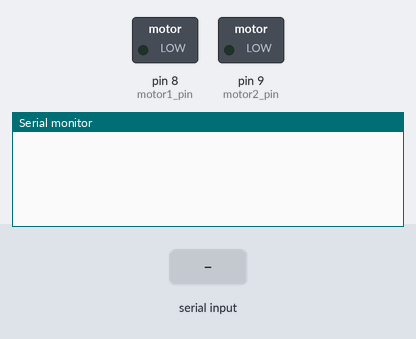
Bench run of a sketch on a simulated Arduino Mega 2560, built with avr-gcc and run on an emulated ATmega2560. Parts: switched loads named in the sketch (green lamp = pin HIGH), the last lines printed to the serial monitor. The inputs (shaded band) are chosen by the test bench.

Above: at 1.2 s.
1.3 s: "90,45,200\n" received over the second serial link
At 3.1 s:
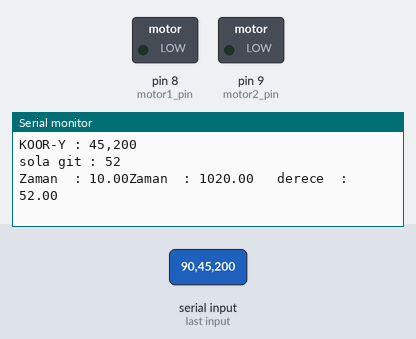
At 7.6 s:
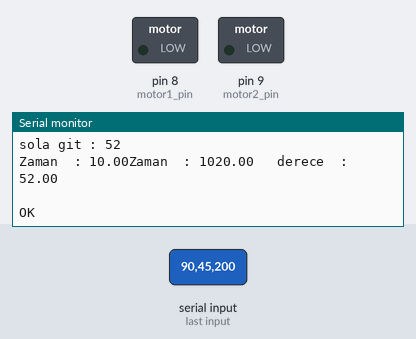

The sketch:

renkbul_servo.ino
```cpp
// (licence header left out)
#include <SoftwareSerial.h>
SoftwareSerial mySerial(10, 11); // RX, TX

#define motor1_pin         8  // 26 or 39. Any pin on the Arduino or Mega will work.
#define motor2_pin         9  // 26 or 39. Any pin on the Arduino or Mega will work.
float ham1;
float ham2;
float temp1;
float temp2;
int temp3;
float derece;
int motor1;
int motor2;
int potpin1 = 0;  // analog pin used to connect the potentiometer
int potpin2 = 1;
String seral="";
String Red="";
String Green="";
String Blue="";
String Topx="";
String Topy="";
int red=0;
int green=0;
int blue=0;
int topx=0;
int topy=0;


void startpos(){
  for (int i = 0; i <=3; i++) {
   digitalWrite (motor1_pin,HIGH);
 delayMicroseconds(1500);
 digitalWrite (motor1_pin,LOW);
 delay(20);
  }
  delay(500);
}
void degispos(){
  for (int i = 0; i <=3; i++) {
   digitalWrite (motor1_pin,HIGH);
 delayMicroseconds(temp1);
 digitalWrite (motor1_pin,LOW);
 delay(25);
  }

}

void motorayar(){
// ****************** 1. motor ayarı ***************************************

 //for (int i = 0; i <= 210; i=i+10) {
 //ham1=i;
 temp1=(2000000/200)*0.001;  // 2000usn /200 yapılarak her derece kaç usn eklenecek bulunur.
 Serial.print("Zaman  : ");Serial.print(temp1);
 temp1=ham1*temp1;

 temp1=500+temp1;  // servo high sinyali 0.99ms den büyük 2.01ms den küçük olmalı.
 Serial.print("Zaman  : ");Serial.print(temp1);
 Serial.print("   derece  : ");Serial.println(ham1);Serial.println(" ");
 degispos();
 //*****************  dönüş zamanını bitirdikten sonra home pozisyonuna dönecek ve kameradan yeni veri isteyecek. **************

 delay(1250);
// }

}


void hesapla(){
 //seri port gelen bilgi : 211,76,103,187,279-  sağda duran
 //                         217,70,83,319,277-   solda duran
// string to int int degisken=inString.toInt()
//*********************************************************************String ham0="211,76,103,300,279-";
// seri porttan gelen string datayı parçalayarak int şekline çevirir.
String ham0=seral;
int birbul = ham0.indexOf(',');

Red=ham0.substring(0,birbul);
Serial.print("KIRMIZI : ");Serial.println(Red);
int ikibul = ham0.indexOf(',',birbul+1);

Green=ham0.substring(birbul+1,ikibul);
Serial.print("YESiL : ");Serial.println(Green);
birbul=ham0.indexOf(',',ikibul+1);

Blue=ham0.substring(ikibul+1,birbul);
Serial.print("MAVi : ");Serial.println(Blue);
ikibul = ham0.indexOf(',',birbul+1);

Topx=ham0.substring(birbul+1,ikibul);
Serial.print("KOOR-X : ");Serial.println(Topx);
birbul=ham0.indexOf('-',ikibul+1);

Topy=ham0.substring(ikibul+1,birbul);
Serial.print("KOOR-Y : ");Serial.println(Topy);
red=Red.toInt();
green=Green.toInt();
blue=Blue.toInt();
topx=Topx.toInt();
topy=Topy.toInt();

  if (topx<=250){
    temp3=(100-((250-topx)/3.4));
    Serial.print("sola git : ");Serial.println(temp3);
  }
  if (topx>250){
   temp3=((topx-250)/3.4)+100;
   Serial.print("saga git : ");Serial.println(temp3);
  }
ham1=temp3;
//ham1=73;

}

void setup()
{
  pinMode(motor1_pin, OUTPUT);
  pinMode(motor2_pin, OUTPUT);
  Serial.begin(9600);

  mySerial.begin(9600);
  mySerial.println("Hello, world?");


}

void loop()
{
 //******************* her butona basışta OK işareti yollayarak yeni veri isteyecek. ******************

if (mySerial.available()) {
  seral = mySerial.readString();
    Serial.println(seral);
    hesapla();
    motorayar();
    delay(1000);
    startpos();
    delay(1000);
    Serial.println("OK");
    mySerial.println("OK");
    delay(1000);
  }
  /*   hesapla();
    motorayar();
    delay(3000);
    startpos();
    delay(1000);
    Serial.println("OK");
    delay(1000);
  */
}
```

Measured:
- after the input at 1.3 s, the serial monitor: prints a new line after 1.0 s (image 1)
